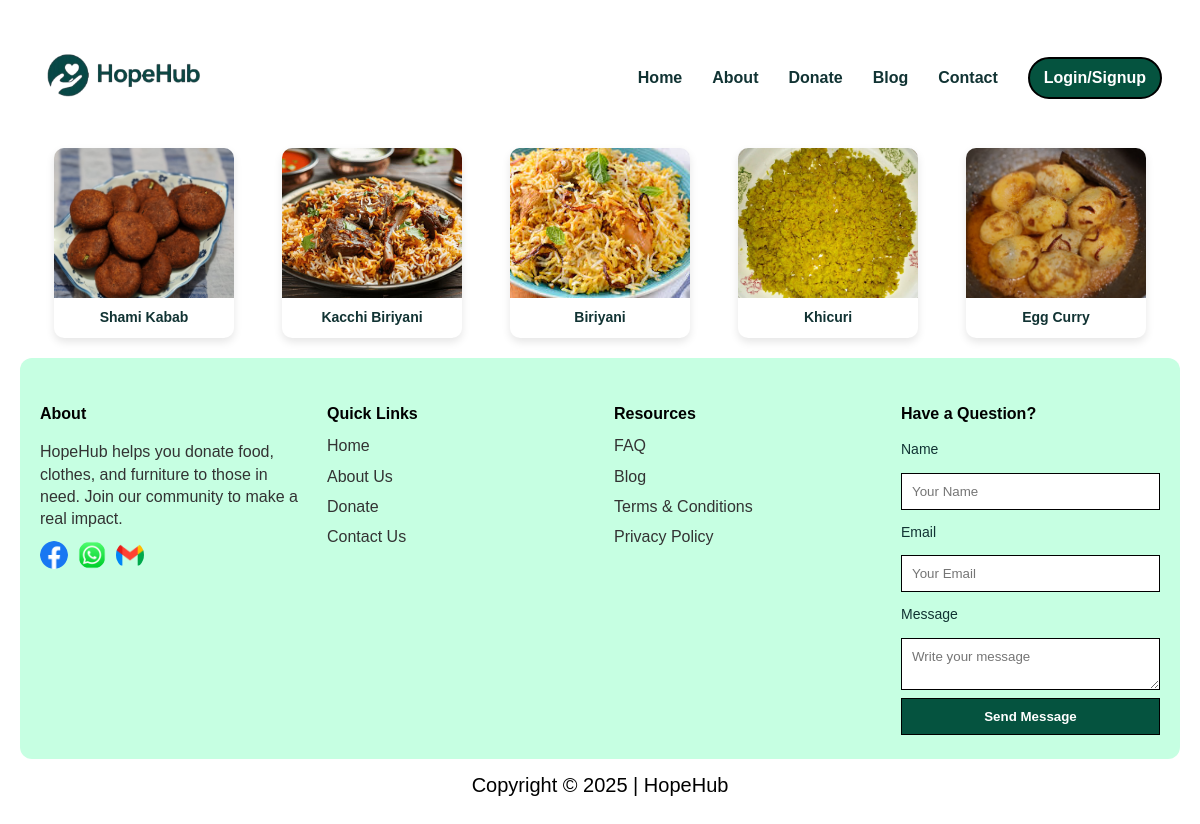
/donations/receive/food/, run on the app's committed database.
### donations/models.py (models this page shows, shortened)
class Donation(models.Model):
    CATEGORY_CHOICES = [
        ('food', 'Food'),
        ('clothes', 'Clothes'),
        ('furniture', 'Furniture'),
    ]
    donor = models.ForeignKey(User, on_delete=models.CASCADE)
    category = models.CharField(max_length=20, choices=CATEGORY_CHOICES)
    item_name = models.CharField(max_length=100)
    item_image = models.ImageField(upload_to='donation_images/')
    quantity = models.PositiveIntegerField()
    address = models.TextField()
    donor_phone = models.CharField(max_length=20, blank=True, null=True)
    donor_address = models.TextField(blank=True, null=True)
    details = models.TextField()
    created_at = models.DateTimeField(auto_now_add=True)

### donations/views.py (the view)
# urls.py: path('receive/food/', views.foodreceive, name='foodreceive'),
def foodreceive(request):
    items = Donation.objects.filter(category='food')
    return render(request, 'donations/foodreceive.html', {'items': items})

### donations/templates/donations/foodreceive.html (shortened to what this page needs)
{% load static %}
<!doctype html>
<html lang="bn">
<head>
  <link rel="stylesheet" href="{% static 'css/style.css' %}">
</head>
<body>
  <div class="wrap">
  <header>
    <div class="brand">
      <img src="{% static 'image/logo.png' %}" alt="HopeHub Logo">
    </div>
    <nav aria-label="Main navigation">
      <a href="{% url 'home' %}">Home</a>
      <a href="{% url 'aboutus' %}">About</a>
      <a href="{% url 'donateform' %}">Donate</a>
      <a href="{% url 'blog' %}">Blog</a>
      <a href="{% url 'contactus' %}">Contact</a>
      {% if user.is_authenticated %}
        <a href="{% url 'profile' %}" class="profile-icon">
          <img src="{% static 'image/profile.png' %}" alt="Profile" style="width:60px; height:40px; border-radius:50%;">
        </a>
      {% else %}
        <a class="cta" href="{% url 'login' %}">Login/Signup</a>
      {% endif %}
    </nav>
  </header>
    <section class="item-gallery">
      {% for item in items %}
        <div class="item-card">
          {% if item.item_image %}
            <a href="{% url 'item_detail' item.id %}">
          <img src="{{ item.item_image.url }}" alt="{{ item.item_name }}">
        </a>
          {% endif %}
          <p>{{ item.item_name }}</p>
        </div>
      {% empty %}
        <p>No donations yet.</p>
      {% endfor %}
    </section>
  <footer>
    <div class="footer-col">
      <h4>About</h4>
      <p>HopeHub helps you donate food, clothes, and furniture to those in need. Join our community to make a real impact.</p>
      <div class="social-icons">
    <a href="https://www.facebook.com" target="_blank">
        <img src="{% static 'image/facebook.png' %}" alt="Facebook">
    </a>
    <a href="https://web.whatsapp.com" target="_blank">
        <img src="{% static 'image/whatsapp.png' %}" alt="WhatsApp">
    </a>
    <a href="https://mail.google.com" target="_blank">
        <img src="{% static 'image/gmail.png' %}" alt="Gmail">
</a>
</div>
    </div>
    <div class="footer-col links">
      <h4>Quick Links</h4>
      <ul>
        <li><a href="{% url 'home' %}">Home</a></li>
        <li><a href="{% url 'aboutus' %}">About Us</a></li>
        <li><a href="{% url 'donateform' %}">Donate</a></li>
        <li><a href="{% url 'contactus' %}">Contact Us</a></li>
      </ul>
    </div>
    <div class="footer-col resources">
      <h4>Resources</h4>
      <ul>
        <li><a href="{% url 'faq' %}">FAQ</a></li>
        <li><a href="{% url 'blog' %}">Blog</a></li>
        <li><a href="{% url 'termsconditions' %}">Terms & Conditions</a></li>
        <li><a href="{% url 'privacypolicy' %}">Privacy Policy</a></li>
      </ul>
    </div>
    <div class="footer-col contact-form" style="max-width:320px">
      <h4>Have a Question?</h4>
      <form class="contact-form" action="https://api.web3forms.com/submit" method="POST">
              <label>Name</label>
              <input type="text" name="name" placeholder="Your Name">
              <label>Email</label>
              <input type="email" name="email" placeholder="Your Email">
              <label>Message</label>
              <textarea name="message" placeholder="Write your message"></textarea>
              <button type="submit">Send Message</button>
          </form>
    </div>
  </footer>
  <div class="copyright">
    Copyright &copy; 2025 | HopeHub
  </div>
</div>
</body>
</html>

### static/css/style.css (style rules this page uses)
:root { --green: #05533f; --green-dark: #076b25; --accent:#f1fdf6; --muted: #ffffff; --soft:#eafdf3; --radius:14px; --shadow: 0 6px 20px rgba(16,42,30,0.08); font-family: "Inter", system-ui, sans-serif; }
* { box-sizing:border-box }
body, h1, h2, h3, h4, h5, h6, input, textarea, button, p { font-family: 'Inria Sans', sans-serif; }
body { margin:0; background: #ffffff; color:#133; line-height:1.4; justify-content: center; align-items: center; display: flex; }
a { color:inherit;text-decoration:none }
img { max-width:100%;display:block }
.wrap { max-width: 1440px; width: 100%; margin:28px auto; padding:0 20px; }
header { width:100%; height:100px; background:white; padding:14px 18px; display:flex; justify-content:space-between; align-items:center; }
.brand img { width:180px; height:auto; }
nav { display:flex; gap:30px; align-items:center; font-weight:600; margin-left:auto; }
.cta { background: var(--green); color: white; padding: 8px 14px; border-radius:25px; border:2px solid black; font-weight:700; transition: background 0.3s; }
footer { background: #C6FFE2; padding: 24px 20px; display: flex; flex-wrap: wrap; gap: 28px; border-radius: 12px; }
footer .footer-col { flex: 1 1 200px; }
footer .footer-col h4 { font-weight: 700; margin-bottom: 10px; color: #000; }
footer .footer-col p { font-weight: 400; color: #333; margin-bottom: 10px; line-height: 1.4; }
footer .footer-col ul { list-style: none; padding-left: 0; margin: 0; }
footer .footer-col ul li { margin-bottom: 8px; color: #333; cursor: pointer; }
footer .social-icons { display: flex; gap: 10px; margin-top: 8px; }
.footer-col .social-icons img { width: 28px; height: 28px; object-fit: cover; border-radius: 50%; }
.copyright { text-align: center; color: #000; font-size: 20px; margin: 12px 0 20px 0; }
.contact-form input,.contact-form textarea { width:100%; padding:10px; margin:8px 0; border: 1px solid black; }
.contact-form button { background:var(--green); color:white; padding:10px 12px; border: 1px solid black; cursor:pointer; font-weight:700; }
form { display: flex; flex-direction: column; }
label { text-align: left; font-size: 14px; margin: 5px 0; }
input { padding: 10px; margin: 6px 0 12px 0; border: none; background: #ffffff; }

### donations/templates/donations/foodreceive.html (style rules this page uses)
.item-gallery { display: grid; grid-template-columns: repeat(auto-fill, minmax(180px, 1fr)); gap: 20px; padding: 20px; justify-items: center; }
.item-card { background-color: #fff; border-radius: 10px; overflow: hidden; text-align: center; box-shadow: 0 4px 8px rgba(0,0,0,0.1); width: 180px; }
.item-card img { width: 100%; height: 150px; object-fit: cover; display: block; }
.item-card p { margin: 10px 0; font-weight: bold; font-size: 14px; }

### data on the page
Donation: item_image (picture), item_name "Shami Kabab"
Donation: item_image (picture), item_name "Kacchi Biriyani"
Donation: item_image (picture), item_name "Biriyani"
Donation: item_image (picture), item_name "Khicuri"
Donation: item_image (picture), item_name "Egg Curry"
